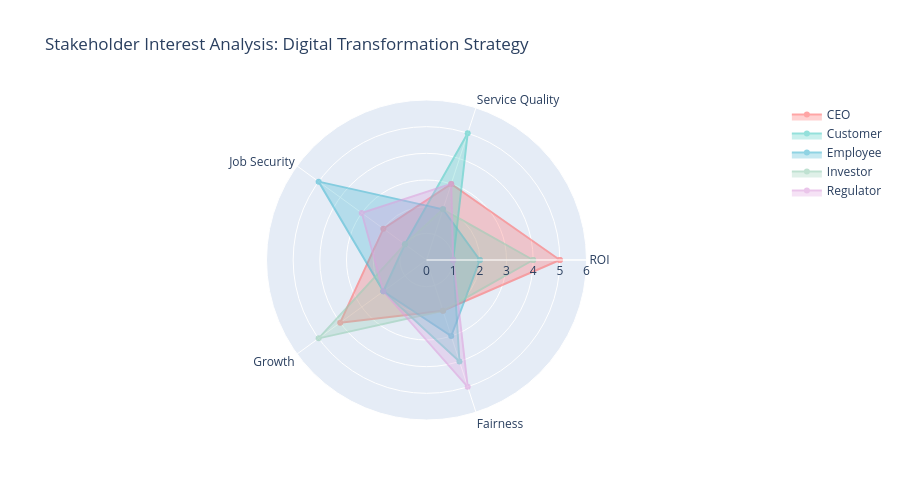

Notebook code cell kept with this figure:
### Markdown cell above
### 2.2 문제 정의 단계

문제 정의는 기획의 **출발점**이다.

AI 활용 방법:
- **이슈 탐지**: 고객 불만, 직원 피드백, 시장 뉴스에서 반복 주제 클러스터링
- **다관점 분석**: 동일 이슈를 경영진, 고객, 직원, 투자자, 규제기관 관점에서 분석
- **유사 사례 검색**: "우리와 유사한 상황에서 다른 기업은 어떤 결정을 내렸는가?"

---

### 2.3 다관점 분석 시각화

"디지털 전환 가속화 전략"에 대한 이해관계자별 관심사를 구조화하면 다음과 같다:

### Code cell
# 이해관계자별 관심사 분석 시각화
stakeholders = ['CEO', 'Customer', 'Employee', 'Investor', 'Regulator']
dimensions = ['ROI', 'Service Quality', 'Job Security', 'Growth', 'Fairness']

# 각 이해관계자의 관심도 (1-5)
data = {
    'CEO':       [5, 3, 2, 4, 2],
    'Customer':  [1, 5, 1, 2, 4],
    'Employee':  [2, 2, 5, 2, 3],
    'Investor':  [4, 2, 1, 5, 2],
    'Regulator': [1, 3, 3, 2, 5]
}

fig = go.Figure()

colors = ['#FF6B6B', '#4ECDC4', '#45B7D1', '#96CEB4', '#DDA0DD']
for i, (name, values) in enumerate(data.items()):
    fig.add_trace(go.Scatterpolar(
        r=values + [values[0]],  # 닫힌 다각형
        theta=dimensions + [dimensions[0]],
        fill='toself',
        name=name,
        line=dict(color=colors[i]),
        opacity=0.6
    ))

fig.update_layout(
    polar=dict(radialaxis=dict(visible=True, range=[0, 6])),
    title='Stakeholder Interest Analysis: Digital Transformation Strategy',
    height=500
)

fig.show()

print("📊 이해관계자 분석 결과:")
print("  - CEO: ROI와 성장에 집중")
print("  - 고객: 서비스 품질과 공정성이 핵심")
print("  - 직원: 일자리 안정성이 최대 관심사")
print("  - 투자자: 성장 잠재력에 주목")
print("  - 규제기관: 공정성과 투명성 중시")
print("\n💡 갈등 지점: CEO(ROI) vs 직원(일자리) — 기획 시 반드시 다뤄야 할 이슈")

### Figure 1 — Plotly figure (JSON) as saved in the notebook; plotly's stock layout.template omitted (floating-point values rounded to 4 significant figures)
{"data": [{"fill": "toself", "line": {"color": "#FF6B6B"}, "name": "CEO", "opacity": 0.6, "r": [5, 3, 2, 4, 2, 5], "theta": ["ROI", "Service Quality", "Job Security", "Growth", "Fairness", "ROI"], "type": "scatterpolar"}, {"fill": "toself", "line": {"color": "#4ECDC4"}, "name": "Customer", "opacity": 0.6, "r": [1, 5, 1, 2, 4, 1], "theta": ["ROI", "Service Quality", "Job Security", "Growth", "Fairness", "ROI"], "type": "scatterpolar"}, {"fill": "toself", "line": {"color": "#45B7D1"}, "name": "Employee", "opacity": 0.6, "r": [2, 2, 5, 2, 3, 2], "theta": ["ROI", "Service Quality", "Job Security", "Growth", "Fairness", "ROI"], "type": "scatterpolar"}, {"fill": "toself", "line": {"color": "#96CEB4"}, "name": "Investor", "opacity": 0.6, "r": [4, 2, 1, 5, 2, 4], "theta": ["ROI", "Service Quality", "Job Security", "Growth", "Fairness", "ROI"], "type": "scatterpolar"}, {"fill": "toself", "line": {"color": "#DDA0DD"}, "name": "Regulator", "opacity": 0.6, "r": [1, 3, 3, 2, 5, 1], "theta": ["ROI", "Service Quality", "Job Security", "Growth", "Fairness", "ROI"], "type": "scatterpolar"}], "layout": {"height": 500, "polar": {"radialaxis": {"range": [0, 6], "visible": true}}, "title": {"text": "Stakeholder Interest Analysis: Digital Transformation Strategy"}}}
